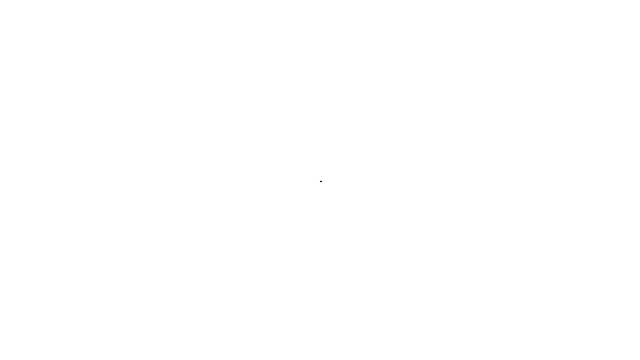
Frame 1 (no input)
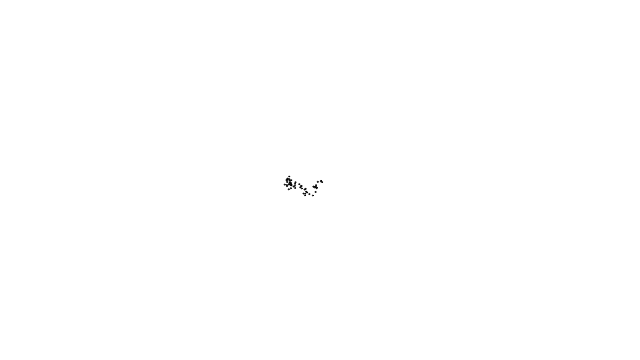
Frame 60 (no input)
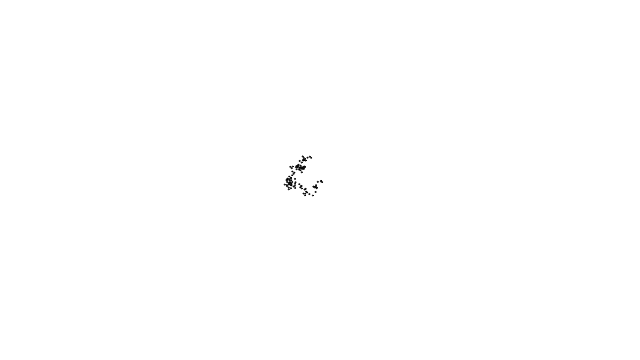
Frame 120 (the mouse pressed at the canvas centre since frame 60)

The p5.js sketch that drew these frames (run headless with seeded random() and noise() and a simulated clock; from frame 60 on, the mouse is pressed at the canvas centre):

// p5.js sketch
// ── sketch.js
var w;

function setup() {
    createCanvas(640, 360);
    w = new Walker();
    background(255);
}

function draw() {
  w.step();
  w.display();
}

function Walker() {
    this.x = width/2;
    this.y = height/2;

    this.display = function() {
        stroke(0);
        ellipse(this.x, this.y, 1, 1);
    }

    this.step = function() {
        let stepsize = this.montecarlo()

        let xStep = random(-stepsize, stepsize);
        let yStep = random(-stepsize, stepsize);

        this.x += xStep;
        this.y += yStep;


    }

    this.montecarlo = function() {
        while (true) {
            let r1 = random(5)
            let probability = r1 ** 2;
            let r2 = random(5)

            if (r2 > probability) {
                return r2;
            }
        }
    }
}
